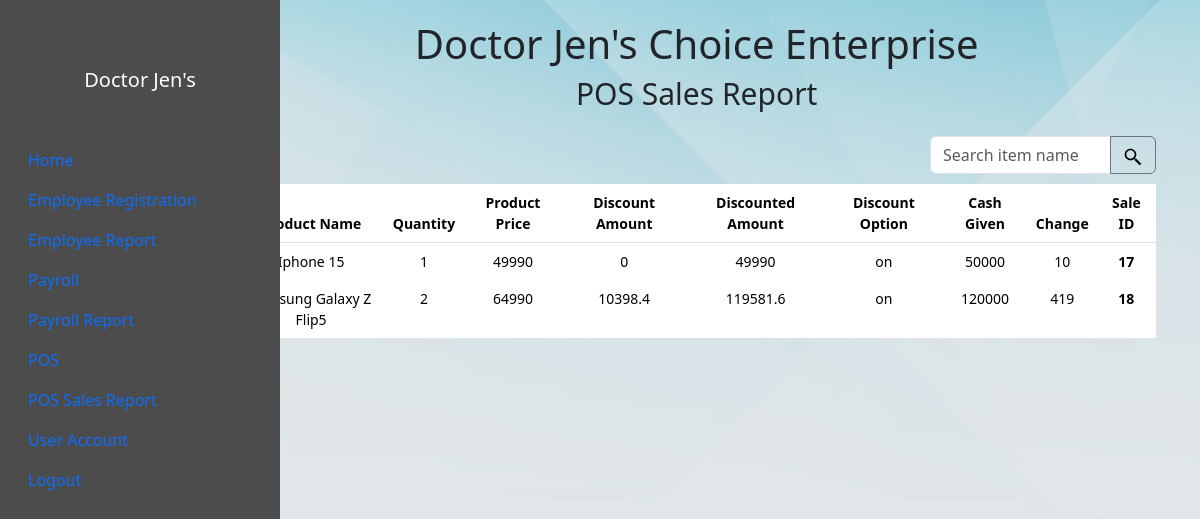
Page /pos_sales_report.php on the earlier database version.
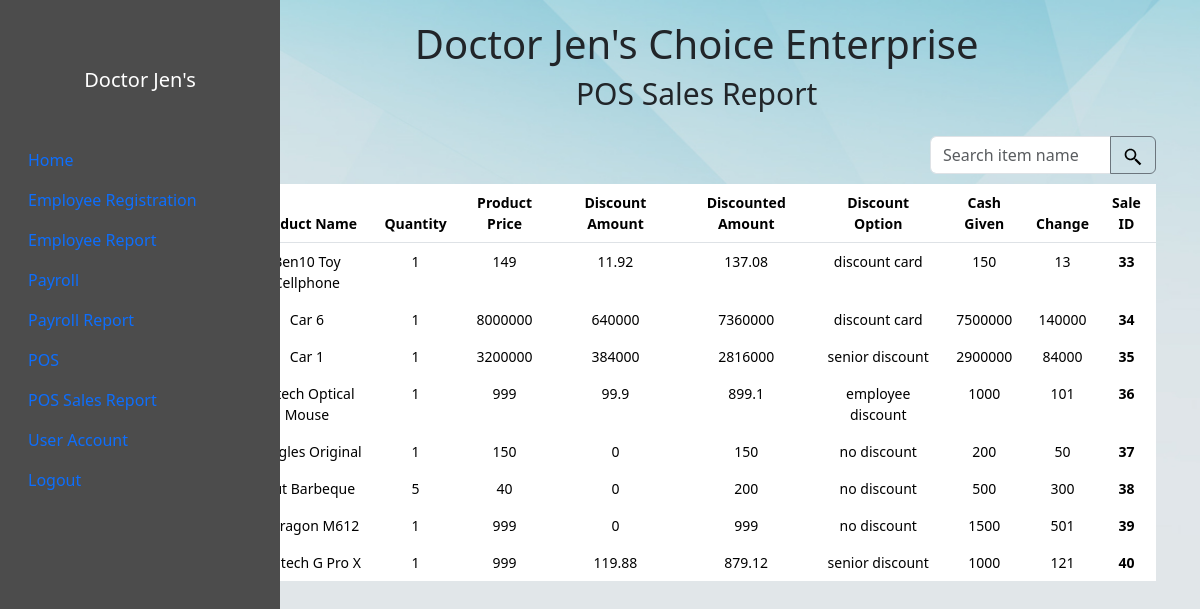
Same page on the later database version.
### tables this page shows
CREATE TABLE `salestbl` (
  `cash_given` double NOT NULL,
  `customer_change` double NOT NULL,
  `discounted_amount` double NOT NULL,
  `discount_amount` double NOT NULL,
  `discount_option` varchar(255) NOT NULL,
  `employee_no` varchar(255) NOT NULL,
  `id` int(11) NOT NULL,
  `item_name` varchar(255) NOT NULL,
  `price` double NOT NULL,
  `quantity` int(11) NOT NULL,
  `total_discounted_amount` double NOT NULL,
  `total_discount_given` double NOT NULL,
  `total_quantity` int(11) NOT NULL
);

### pos_sales_report.php (the view, shortened to what the changed rows need)
<?php
    $conn = OpenCon();
    $sql = "SELECT * FROM `salestbl`;";
    $result = $conn->query($sql);
?>
<!DOCTYPE html>
<html lang="en">
<head>
    <link href="https://cdn.jsdelivr.net/npm/bootstrap@5.3.1/dist/css/bootstrap.min.css" rel="stylesheet">
    <link rel="stylesheet" href="css/admin.css?v.3">
</head>
<body>
    <div class="container-fluid">
        <div class="row">
            <nav id="sidebar">
                <div class="position-sticky">
                    <h1 class="text-white fs-5 text-center my-5">Doctor Jen's</h1>
                </div>
            </nav>
            <main class="col-md-9 ms-sm-auto col-lg-10 px-md-4">
                <h1>Doctor Jen's Choice Enterprise</h1>
                <div id="page-content">
                    <div class="px-10">
                        <h1 class="d-flex justify-content-center m-2" style="font-size:30px;">POS Sales Report</h1>
                        <section>
                            <table class="table table-borderless bg-white rounded small table-hover">
                                <thead class="border-bottom">
                                    <tr>
                                        <th class="py-6 ps-6">Product Name</th>
                                        <th class="py-6 ps-6">Quantity</th>
                                        <th class="py-6 ps-6">Product Price</th>
                                        <th class="py-6 ps-6">Discount Amount</th>
                                        <th class="py-6 ps-6">Discounted Amount</th>
                                        <th class="py-6 ps-6">Discount Option</th>
                                        <th class="py-6 ps-6">Cash Given</th>
                                        <th class="py-6 ps-6">Change</th>
                                        <th class="py-6 ps-6">Sale ID</th>
                                    </tr>
                                </thead>
                                <tbody>
                                    <?php
                                    if ($result) {
                                        while ($item = $result->fetch_assoc()) {
                                            echo "
                                            <tr>
                                                <td class='py-6 ps-6'>$item[item_name]</td>
                                                <td class='py-6 ps-6'>$item[quantity]</td>
                                                <td class='py-6 ps-6'>$item[price]</td>
                                                <td class='py-6 ps-6'>$item[discount_amount]</td>
                                                <td class='py-6 ps-6'>$item[discounted_amount]</td>
                                                <td class='py-6 ps-6'>$item[discount_option]</td>
                                                <td class='py-6 ps-6'>$item[cash_given]</td>
                                                <td class='py-6 ps-6'>$item[customer_change]</td>
                                                <th class='py-6 ps-6'>$item[id]</th>
                                            </tr>
                                            ";
                                        }
                                    }
                                    ?>
                                </tbody>
                            </table>
                        </section>
                    </div>
                </div>
            </main>
        </div>
    </div>
</body>
</html>

Differences in the rows shown:
removed salestbl: item_name "Iphone 15", quantity "1", price "49990", discount_amount "0", discounted_amount "49990", discount_option "on", cash_given "50000", customer_change "10", id "17"
removed salestbl: item_name "Samsung Galaxy Z Flip5", quantity "2", price "64990", discount_amount "10398.4", discounted_amount "119581.6", discount_option "on", cash_given "120000", customer_change "419", id "18"
added salestbl: item_name "Ben10 Toy Cellphone", quantity "1", price "149", discount_amount "11.92", discounted_amount "137.08", discount_option "discount card", cash_given "150", customer_change "13", id "33"
added salestbl: item_name "Car 6", quantity "1", price "8000000", discount_amount "640000", discounted_amount "7360000", discount_option "discount card", cash_given "7500000", customer_change "140000", id "34"
added salestbl: item_name "Car 1", quantity "1", price "3200000", discount_amount "384000", discounted_amount "2816000", discount_option "senior discount", cash_given "2900000", customer_change "84000", id "35"
added salestbl: item_name "A4tech Optical Mouse", quantity "1", price "999", discount_amount "99.9", discounted_amount "899.1", discount_option "employee discount", cash_given "1000", customer_change "101", id "36"
added salestbl: item_name "Pringles Original", quantity "1", price "150", discount_amount "0", discounted_amount "150", discount_option "no discount", cash_given "200", customer_change "50", id "37"
added salestbl: item_name "Vcut Barbeque", quantity "5", price "40", discount_amount "0", discounted_amount "200", discount_option "no discount", cash_given "500", customer_change "300", id "38"
added salestbl: item_name "Redragon M612", quantity "1", price "999", discount_amount "0", discounted_amount "999", discount_option "no discount", cash_given "1500", customer_change "501", id "39"
added salestbl: item_name "Logitech G Pro X", quantity "1", price "999", discount_amount "119.88", discounted_amount "879.12", discount_option "senior discount", cash_given "1000", customer_change "121", id "40"
